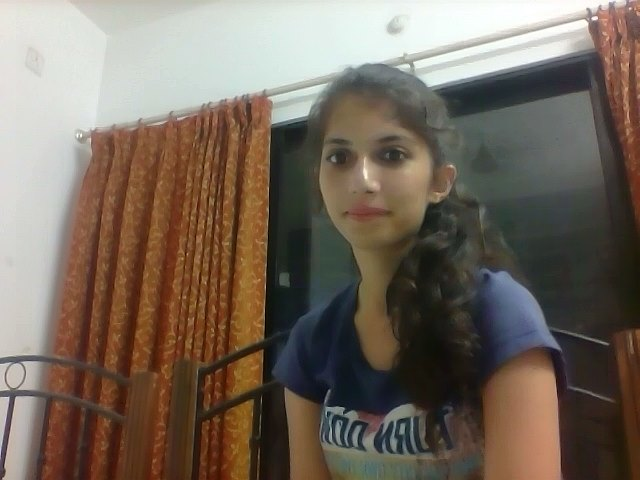
#> input picture main.JPG, 640 x 480 px, found by its file name
$ python GrabCutForegroundExtraction.py
#> lines starting #> are read from the running program, lines starting #| are printed output that depends on the picture
import cv2
import numpy as np
import matplotlib.pyplot as plt

img = cv2.imread('main.jpg')
#> img is the input picture: shape (480, 640, 3); mean B, G, R 92.8, 105, 117.6
mask = np.zeros(img.shape[:2],np.uint8)

bgdModel = np.zeros((1,65),np.float64)
fgdModel = np.zeros((1,65),np.float64)

rect = (300,70,160,200)

cv2.grabCut(img,mask,rect,bgdModel,fgdModel,5,cv2.GC_INIT_WITH_RECT)
mask2 = np.where((mask==2)|(mask==0),0,1).astype('uint8')
img = img*mask2[:,:,np.newaxis]
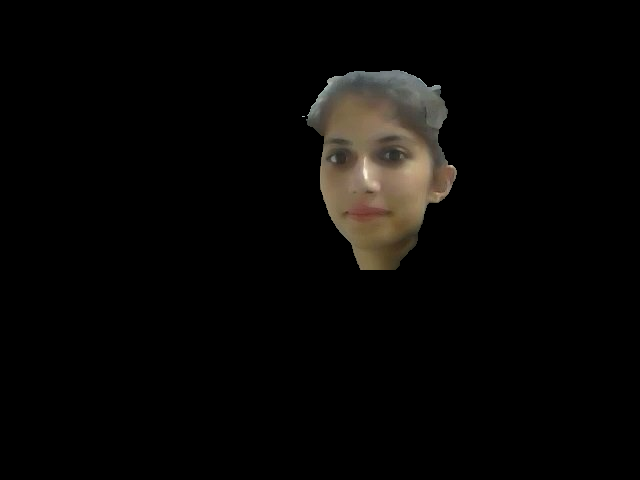
#> img: shape (480, 640, 3); mean B, G, R 5.5, 6.8, 7.8
plt.imshow(img)
plt.colorbar()
plt.show()
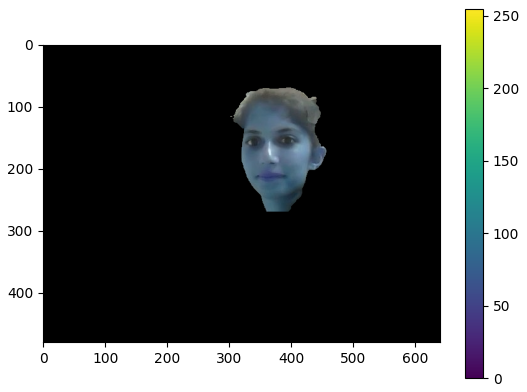
#> figure drawn by matplotlib, 2 panels; B, G, R data is drawn as R, G, B
##
##cv2.imshow('mask',img)
##cv2.waitKey(0)
##cv2.destroyAllWindows()
